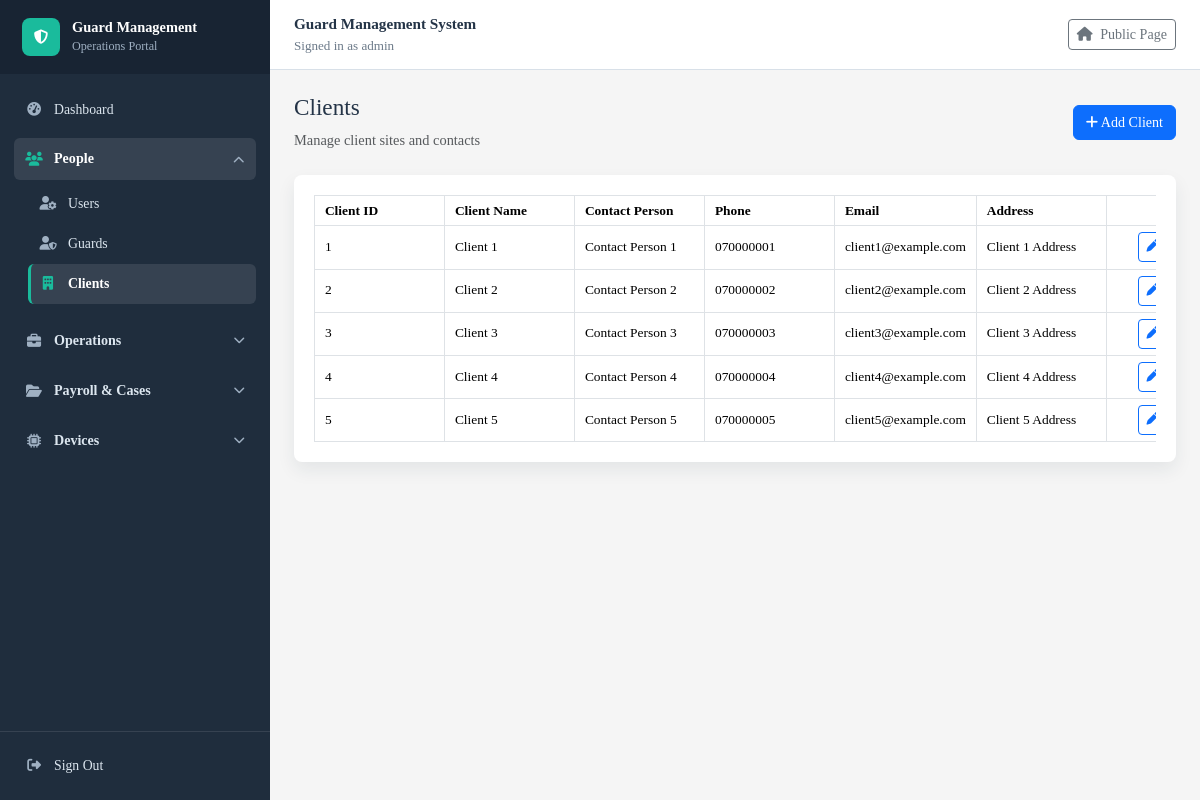
Before: /clients/ (signed in) with the older database file.
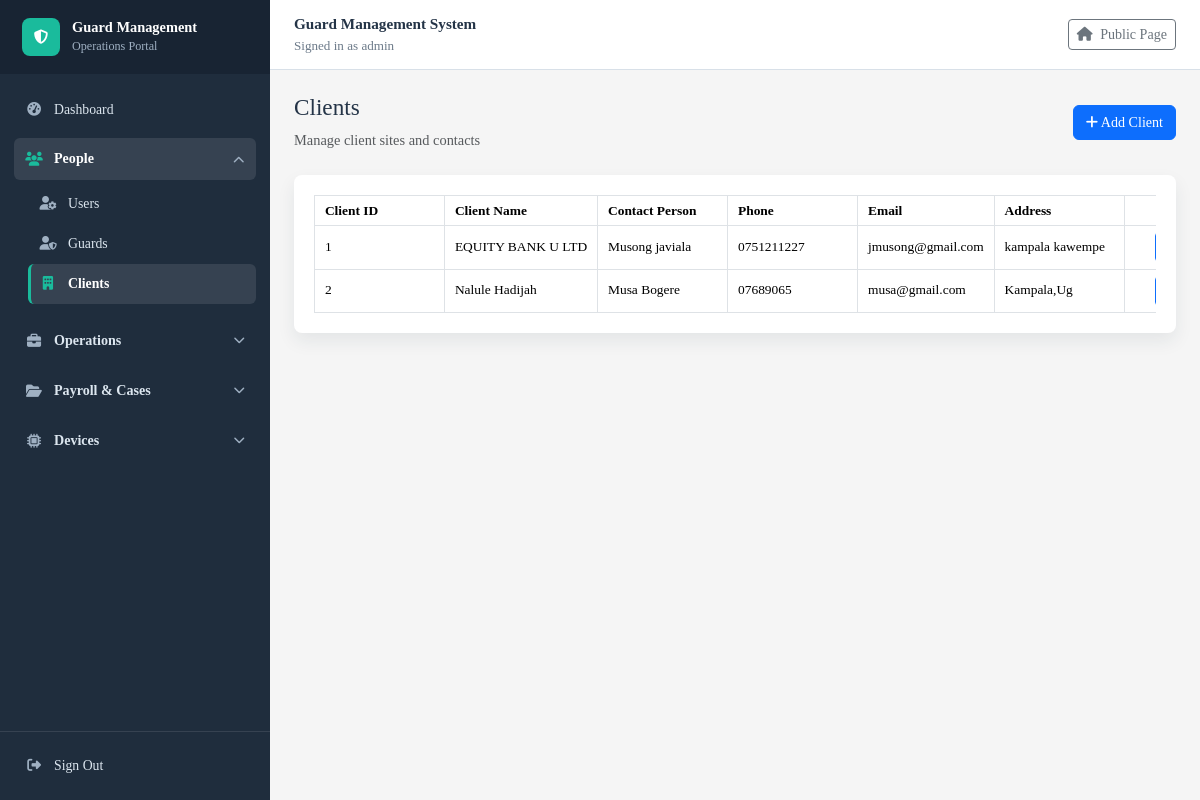
After: the same page with the newer database file.
### guardmanagementsystem/models.py (models this page shows, shortened)
class Client(models.Model):
    client_id = models.AutoField(primary_key=True)
    user = models.OneToOneField(settings.AUTH_USER_MODEL, on_delete=models.SET_NULL, null=True, blank=True, related_name='client_profile')
    client_name = models.CharField(max_length=100)
    contact_person = models.CharField(max_length=100)
    phone = models.CharField(max_length=20)
    email = models.EmailField()
    address = models.TextField()

### guardmanagementsystem/views.py (the view)
# urls.py: path("clients/", views.client_list, name="client_list"),
@login_required
def client_list(request):
    return show_records(request, Client.objects.all(), "guardmanagementsystem/client_list.html", "clients")

### guardmanagementsystem/context_processors.py (called while the page is built)
def role_access(request):
    user = getattr(request, "user", None)
    if not user:
        return {}
    return {
        "nav_permissions": nav_permissions(user),
        "user_roles": sorted(user_role_names(user)),
    }

### guardmanagementsystem/role_access.py (called while the page is built)
def user_role_names(user):
    if not user.is_authenticated:
        return set()
    if user.is_superuser:
        return {"Admin"}
    return set(user.groups.values_list("name", flat=True))

def user_is_admin(user):
    return user.is_authenticated and (
        user.is_superuser or user.groups.filter(name="Admin").exists()
    )

def user_can_access(user, url_name):
    if not url_name or url_name in PUBLIC_URL_NAMES:
        return True
    if not user.is_authenticated:
        return True
    if user_is_admin(user):
        return True
    roles = user_role_names(user)
    if any(url_name in ROLE_URLS.get(role, set()) for role in roles):
        return True
    return False

def nav_permissions(user):
    roles = user_role_names(user)
    if user_is_admin(user):
        roles = {"Admin"}
    return {
        permission: bool(roles & allowed_roles)
        for permission, allowed_roles in ROLE_PERMISSIONS.items()
    }

### guardmanagementsystem/templates/guardmanagementsystem/client_list.html (shortened to what this page needs)
{% extends "guardmanagementsystem/base.html" %}
{% block content %}
<div class="d-flex justify-content-between align-items-center mb-4">
    <div>
        <h2>Clients</h2>
        <p class="text-muted mb-0">Manage client sites and contacts</p>
    </div>
    {% if nav_permissions.can_add_people_profiles %}
        <a href="{% url 'client_add' %}" class="btn btn-primary">
            <i class="fa fa-plus"></i> Add Client
        </a>
    {% endif %}
</div>
<div class="table-card">
    <div class="table-responsive">
        <table class="table table-hover table-bordered align-middle mb-0 export-table" data-export-title="Clients">
            <thead>
                <tr>
                    <th>Client ID</th>
                    <th>Client Name</th>
                    <th>Contact Person</th>
                    <th>Phone</th>
                    <th>Email</th>
                    <th>Address</th>
                    <th class="text-end">Actions</th>
                </tr>
            </thead>
            <tbody>
                {% for client in clients %}
                    <tr>
                        <td>{{ client.client_id }}</td>
                        <td>{{ client.client_name }}</td>
                        <td>{{ client.contact_person }}</td>
                        <td>{{ client.phone }}</td>
                        <td>{{ client.email }}</td>
                        <td>{{ client.address|truncatechars:45 }}</td>
                        <td class="text-end">
                            <div class="action-buttons">
                                <a href="{% url 'client_edit' client.client_id %}" class="btn btn-sm btn-outline-primary">
                                    <i class="fa fa-pen"></i>
                                </a>
                            </div>
                        </td>
                    </tr>
                {% empty %}
                    <tr>
                        <td colspan="7" class="text-center text-muted py-4">
                            No clients found.
                        </td>
                    </tr>
                {% endfor %}
            </tbody>
        </table>
    </div>
</div>
{% endblock %}

Changed rows visible on the page:
removed Client: client_id "3", client_name "Client 3", contact_person "Contact Person 3", phone "070000003", email "client3@example.com", address "Client 3 Address"
removed Client: client_id "4", client_name "Client 4", contact_person "Contact Person 4", phone "070000004", email "client4@example.com", address "Client 4 Address"
removed Client: client_id "5", client_name "Client 5", contact_person "Contact Person 5", phone "070000005", email "client5@example.com", address "Client 5 Address"
changed Client id 1: client_name "Client 1" → "EQUITY BANK U LTD"; contact_person "Contact Person 1" → "Musong javiala"; phone "070000001" → "0751211227"; email "client1@example.com" → "jmusong@gmail.com"; address "Client 1 Address" → "kampala kawempe"
changed Client id 2: client_name "Client 2" → "Nalule Hadijah"; contact_person "Contact Person 2" → "Musa Bogere"; phone "070000002" → "07689065"; email "client2@example.com" → "musa@gmail.com"; address "Client 2 Address" → "Kampala,Ug"
